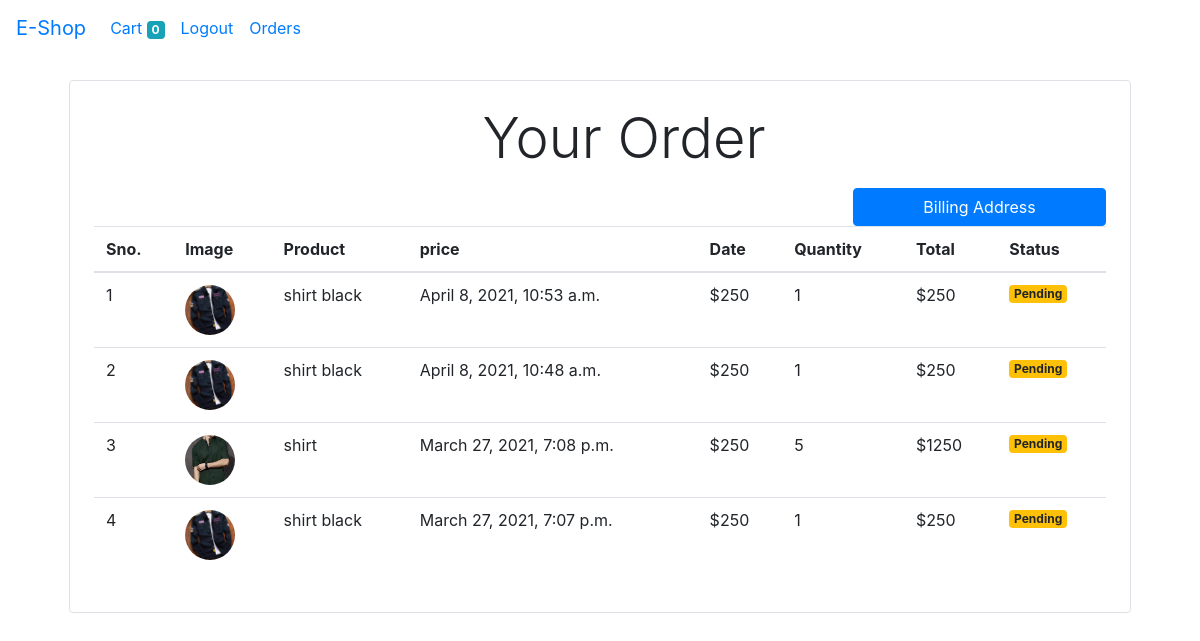
The app's page /order/ (signed in), older data.
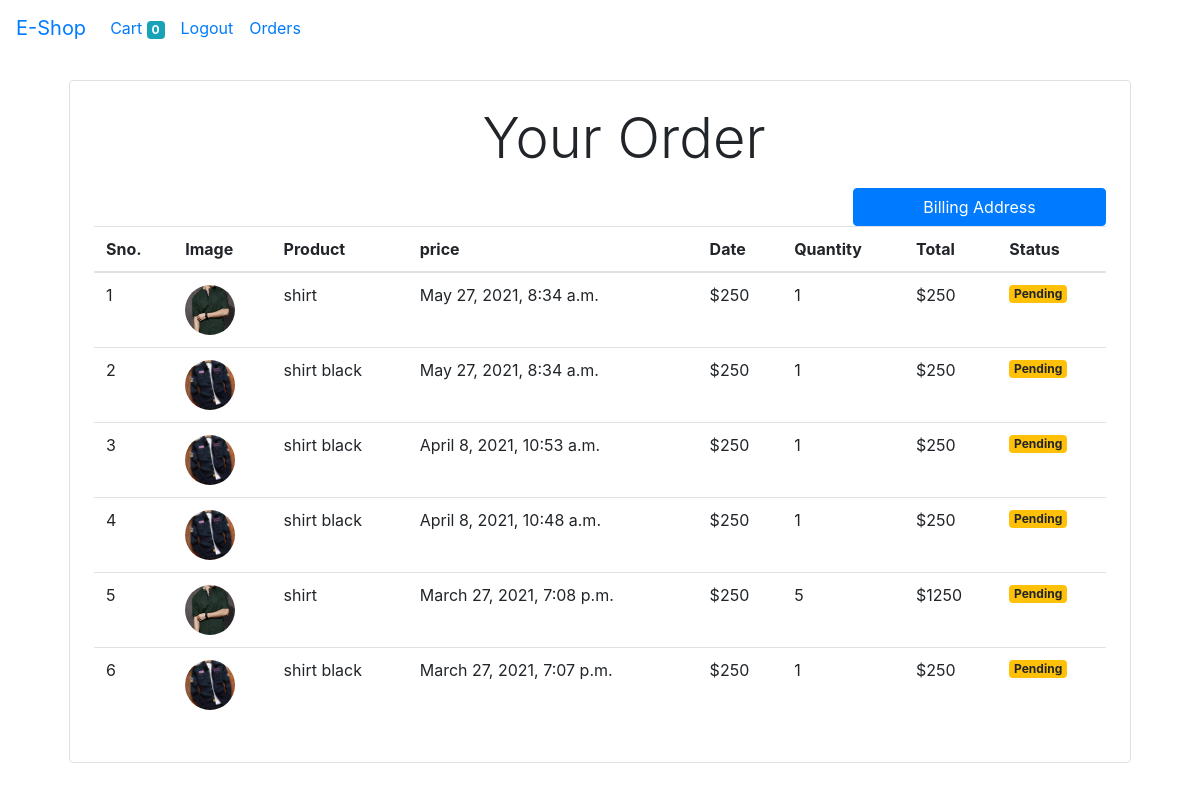
The same page, newer data.
### store/models.py (models this page shows, shortened)
class Order(models.Model):
    product = models.ForeignKey(Product,on_delete=models.CASCADE)
    customer = models.ForeignKey(Customer,on_delete=models.CASCADE)
    quantity = models.IntegerField(default=1)
    price = models.IntegerField()
    address = models.CharField(max_length=100,blank=True,null=True)
    phone = models.CharField(max_length=12, blank=True,null=True)
    country = models.CharField(max_length=200,null=True)
    city = models.CharField(max_length=200,null=True)
    state = models.CharField(max_length=200,null=True)
    dist = models.CharField(max_length=200,null=True)
    zipcode = models.CharField(max_length=20,null=True)
    date = models.DateTimeField(auto_now_add=True)
    status = models.BooleanField(default=False)
    @staticmethod
    def get_orders_by_customer(customer_id):
        return Order.objects.filter(customer=customer_id).order_by('-date')

class Product(models.Model):
    name = models.CharField(max_length=100)
    price = models.IntegerField(default=0)
    category = models.ForeignKey(Category, on_delete=models.CASCADE, default=1)
    description = models.CharField(max_length=200, default='', null=True, blank=True)
    image = models.ImageField(upload_to='products/')

### store/views.py (the view)
# urls.py: path('order/', OrderView.as_view(), name='order'),
class OrderView(View):
    def get(self,request):
        customer = request.session.get('customer')
        order = Order.get_orders_by_customer(customer)
        return render(request,'order.html',{'order':order})

### store/templatetags/cart.py (called while the page is built)
@register.filter(name='currency')
def currency(number):
    return '$'+str(number)

@register.filter(name='multiply')
def multiply(number,number1):
    return number * number1

### store/templates/order.html
{% extends 'base.html' %}
{% block body %}
{% load cart %}
<div class="container">
    <div class="border rounded p-4 m-4">
        <p class="display-4 text-center pl-4 ml-4">Your Order</p>
        <table class="table">
            <thead>
                <tr>
                    <th>Sno.</th>
                    <th>Image</th>
                    <th>Product</th>
                    <th>price</th>
                    <th>Date</th>
                    <th>Quantity</th>
                    <th>Total</th>
                    <th>Status</th>
                </tr>
            </thead>
            <tbody>
                {% for order in order %}
                <tr>
                    <td>{{ forloop.counter}}</td>
                    <td><img style="height:50px" class="rounded-circle" src="{{order.product.image.url}}" alt="image not found"></td>
                    <td>{{order.product.name}}</td>
                    <td>{{order.date}}</td>
                    <td>{{order.price|currency}}</td>
                    <td>{{order.quantity}}</td>
                    <td>{{order.quantity|multiply:order.price|currency}}</td>
                    {% if order.status %}
                        <td><small class="badge badge-success">Complete</small></td>
                    {% else %}
                        <td><small class="badge badge-warning">Pending</small></td>
                    {% endif %}
                </tr>
                {% endfor %}
            </tbody>
            <div>
                <a href="{% url 'bill' %}" class="btn btn-primary border-rounded col-lg-3 ml-2 float-right">Billing Address</a>
            </div>
        </table>
    </div>
</div>
{% endblock %}>

### store/templates/base.html (shortened to what this page needs)
{% load static %}
<html lang="en">
  <head>
    <link rel="stylesheet" href="https://stackpath.bootstrapcdn.com/bootstrap/4.1.3/css/bootstrap.min.css">
  </head>
  <body>
    <nav class="navbar navbar-expand-lg navbar-blue bg-blue">
  <a class="navbar-brand" href="/">E-Shop</a>
  <div class="collapse navbar-collapse" id="navbarSupportedContent">
    <ul class="navbar-nav mr-auto">
    {% if request.session.customer %}
       <li class="nav-item active">
        <a class="nav-link" href="/cart">Cart
          <span class="badge badge-info">{{request.session.cart.keys|length}}</span>
          <span class="sr-only">(current)</span></a>
      </li>
      <li class="nav-item active">
        <a class="nav-link" href="/logout">Logout<span class="sr-only">(current)</span></a>
      </li>
      <li class="nav-item active">
        <a class="nav-link" href="/order">Orders<span class="sr-only">(current)</span></a>
      </li>
      {% endif %}
    </ul>
  </div>
</nav>
{% block body %} {% endblock %}
  </body>
</html>

Row changes from the older to the newer data that the page shows:
added Order: product.image (picture), product.name "shirt", date "May 27, 2021, 8:34 a.m.", price "$250", quantity "1", quantity|multiply "$250", status "Pending"
added Order: product.image (picture), product.name "shirt black", date "May 27, 2021, 8:34 a.m.", price "$250", quantity "1", quantity|multiply "$250", status "Pending"
